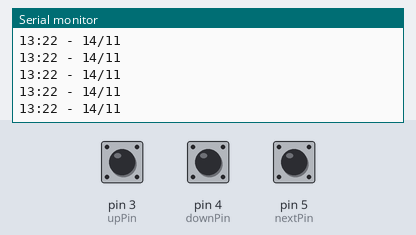
This sketch was run on a simulated Arduino Uno, built with avr-gcc and run on an emulated ATmega328P. On the bench: the last lines printed to the serial monitor. Inputs (shaded band) come from the test bench; at power-on: pin 3 (upPin) HIGH, pin 4 (downPin) HIGH, pin 5 (nextPin) HIGH. The local clock reads 2024-03-15 10:24:30 at power-on unless the sketch sets it.

Above: at 1.2 s.
1.3 s: pin 3 (upPin) pulled LOW for 0.15 s
At 2.3 s:
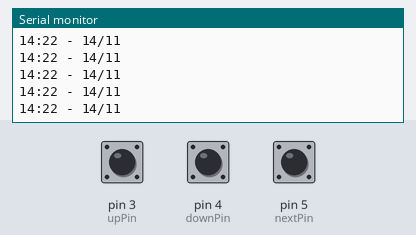
4.4 s: pin 4 (downPin) pulled LOW for 0.15 s
7.5 s: pin 4 (downPin) pulled LOW for 1 s
11.5 s: pin 3 (upPin) pulled LOW for 1 s
15.5 s: pin 4 (downPin) pulsed LOW 5 times (0.12 s each, 0.3 s apart)
At 16.1 s:
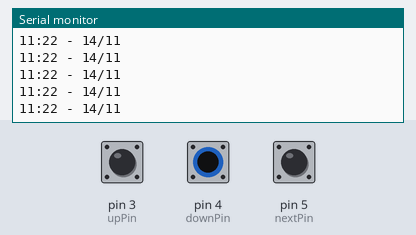
20.0 s: pin 3 (upPin) pulsed LOW 2 times (0.12 s each, 0.3 s apart)
At 20.6 s:
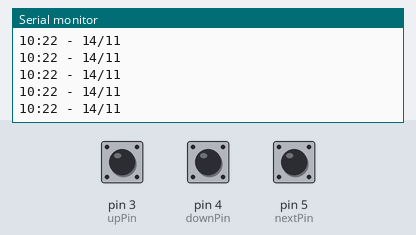
Timing chart, 0 to 23.0 s (numbered marks = the images above; inputs shaded):
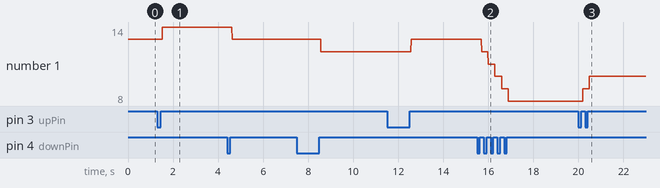

The sketch:

binary_clock.ino
```cpp
#include <Wire.h>
#include <TimeLib.h>
#include <DS1307RTC.h>

int upPin = 3;
int upPinDown = false;

int downPin = 4;
int downPinDown = false;

int nextPin = 5;
int nextPinDown = false;

int currentFocus = 0;

int latchPin = 8;
int clockPin = 12;
int dataPin = 11;

int minutes = 1;
int minutesDataLength = 6;
char minutesData[] = {'0', '0', '0', '0', '0', '0'};

int hours = 1;
int hoursDataLength = 5;
char hoursData[] = {'0', '0', '0', '0', '0'};

int days = 1;
int daysDataLength = 5;
char daysData[] = {'0', '0', '0', '0', '0'};

int months = 1;
int monthsDataLength = 4;
char monthsData[] = {'0', '0', '0', '0'};

char data[] = {'0', '0', '0', '0', '0', '0', '0', '0', '0', '0', '0', '0', '0', '0', '0', '0', '0', '0', '0', '0'};

const char *monthName[12] = {
  "Jan", "Feb", "Mar", "Apr", "May", "Jun",
  "Jul", "Aug", "Sep", "Oct", "Nov", "Dec"
};

tmElements_t tm;

void setup() {
  Serial.begin(9600);

  pinMode(latchPin, OUTPUT);
  pinMode(clockPin, OUTPUT);
  pinMode(dataPin, OUTPUT);
  pinMode(upPin, INPUT);
  // get the date and time the compiler was run
  if (getDate(__DATE__) && getTime(__TIME__)) {
    // and configure the RTC with this info
    RTC.write(tm);
  }
}

void loop() {
  int upPinState = digitalRead(upPin);
  if (upPinState == 0 && !upPinDown) {
    upPinDown = true;
  }

  if (upPinDown && upPinState == 1) {
    upPinDown = false;
    if (currentFocus == 0) {
      tm.Minute = minutes + 1;
      RTC.write(tm);
    } else if (currentFocus == 1) {
      tm.Hour = hours + 1;
      RTC.write(tm);
    } else if (currentFocus == 2) {
      tm.Day = days + 1;
      RTC.write(tm);
    } else if (currentFocus == 3) {
      tm.Month = months + 1;
      RTC.write(tm);
    }
  }

  int downPinState = digitalRead(downPin);
  if (downPinState == 0 && !downPinDown) {
    downPinDown = true;
  }

  if (downPinDown && downPinState == 1) {
    downPinDown = false;
    if (currentFocus == 0) {
      tm.Minute = minutes - 1;
      RTC.write(tm);
    } else if (currentFocus == 1) {
      tm.Hour = hours - 1;
      RTC.write(tm);
    } else if (currentFocus == 2) {
      tm.Day = days - 1;
      RTC.write(tm);
    } else if (currentFocus == 3) {
      tm.Month = months - 1;
      RTC.write(tm);
    }
  }

  int nextPinState = digitalRead(nextPin);
  if (nextPinState == 0 && !nextPinDown) {
    nextPinDown = true;
  }

  if (nextPinDown && nextPinState == 1) {
    nextPinDown = false;
    currentFocus++;
    if (currentFocus >= 4) {
      currentFocus = 0;
    }
  }

  if (RTC.read(tm)) {
    hours = tm.Hour;
    minutes = tm.Minute;
    days = tm.Day;
    months = tm.Month;
    Serial.print(minutes);
    Serial.print(":");
    Serial.print(hours);
    Serial.print(" - ");
    Serial.print(days);
    Serial.print("/");
    Serial.print(months);
    Serial.println();
  }

  closeLatch();

  convert(months, monthsData, monthsDataLength);
  convert(days, daysData, daysDataLength);
  convert(minutes, minutesData, minutesDataLength);
  convert(hours, hoursData, hoursDataLength);

  // months
  data[19] = monthsData[0];
  data[18] = monthsData[1];
  data[17] = monthsData[2];
  data[16] = monthsData[3];

  // days
  data[15] = daysData[0];
  data[14] = daysData[1];
  data[13] = daysData[2];
  data[12] = daysData[3];
  data[11] = daysData[4];

  // minutes
  data[10] = minutesData[0];
  data[9] = minutesData[1];
  data[8] = minutesData[2];
  data[7] = minutesData[3];
  data[6] = minutesData[4];
  data[5] = minutesData[5];

  // hours
  data[4] = hoursData[0];
  data[3] = hoursData[1];
  data[2] = hoursData[2];
  data[1] = hoursData[3];
  data[0] = hoursData[4];


//  // months
//  data[19] = 1;
//  data[18] = 1;
//  data[17] = 1;
//  data[16] = 1;
//
//  // days
//  data[15] = 1;
//  data[14] = 1;
//  data[13] = 1;
//  data[12] = 1;
//  data[11] = 1;
//
//  // minutes
//  data[10] = 1;
//  data[9] = 1;
//  data[8] = 1;
//  data[7] = 1;
//  data[6] = 1;
//  data[5] = 1;
//
//  // hours
//  data[4] = 1;
//  data[3] = 1;
//  data[2] = 1;
//  data[1] = 1;
//  data[0] = 1;

  writeData();
  openLatch();

  if (minutes >= 60) {
    minutes = 0;
  }

  if (hours >= 24) {
    hours = 0;
  }

  if (days >= 31) {
    days = 0;
  }

  if (months >= 12) {
    months = 0;
  }
}

void closeLatch() {
  digitalWrite(latchPin, LOW);
}

void openLatch() {
  digitalWrite(latchPin, HIGH);
}

void openClock() {
  digitalWrite(clockPin, HIGH);
}

void closeClock() {
  digitalWrite(clockPin, LOW);
}

void writeData() {
  for (int i = 0; i <= 20; i++) {
    openClock();
    if (data[i] == '0') {
      digitalWrite(dataPin, LOW);
    } else {
      digitalWrite(dataPin, HIGH);
    }
    closeClock();
  }
}

void convert(int n, char *out, int s) {
  int num = n;
  uint8_t bitsCount = s;
  char str[bitsCount + 1];
  uint8_t i = 0;

  while (bitsCount--) {
    str[i++] = bitRead(num, bitsCount) + '0';
  }

  str[i] = '\0';
  strncpy(out, str, s);
}


bool getTime(const char *str)
{
  int Hour, Min, Sec;

  if (sscanf(str, "%d:%d:%d", &Hour, &Min, &Sec) != 3) return false;
  tm.Hour = Hour;
  tm.Minute = Min;
  tm.Second = Sec;
  return true;
}

bool getDate(const char *str)
{
  char Month[12];
  int Day, Year;
  uint8_t monthIndex;

  if (sscanf(str, "%s %d %d", Month, &Day, &Year) != 3) return false;
  for (monthIndex = 0; monthIndex < 12; monthIndex++) {
    if (strcmp(Month, monthName[monthIndex]) == 0) break;
  }
  if (monthIndex >= 12) return false;
  tm.Day = Day;
  tm.Month = monthIndex + 1;
  tm.Year = CalendarYrToTm(Year);
  return true;
}
```

Measured:
- after the input at 1.3 s, the serial monitor: prints a new line after 0.23 s (image 1)
- after the input at 15.5 s, the serial monitor: prints a new line after 0.49 s (image 2)
- after the input at 20.0 s, the serial monitor: prints a new line after 0.20 s (image 3)
- plotted number 1: 13 → 12 after the input at 7.5 s, 13 → 8 after the input at 15.5 s, 8 → 10 after the input at 20.0 s
